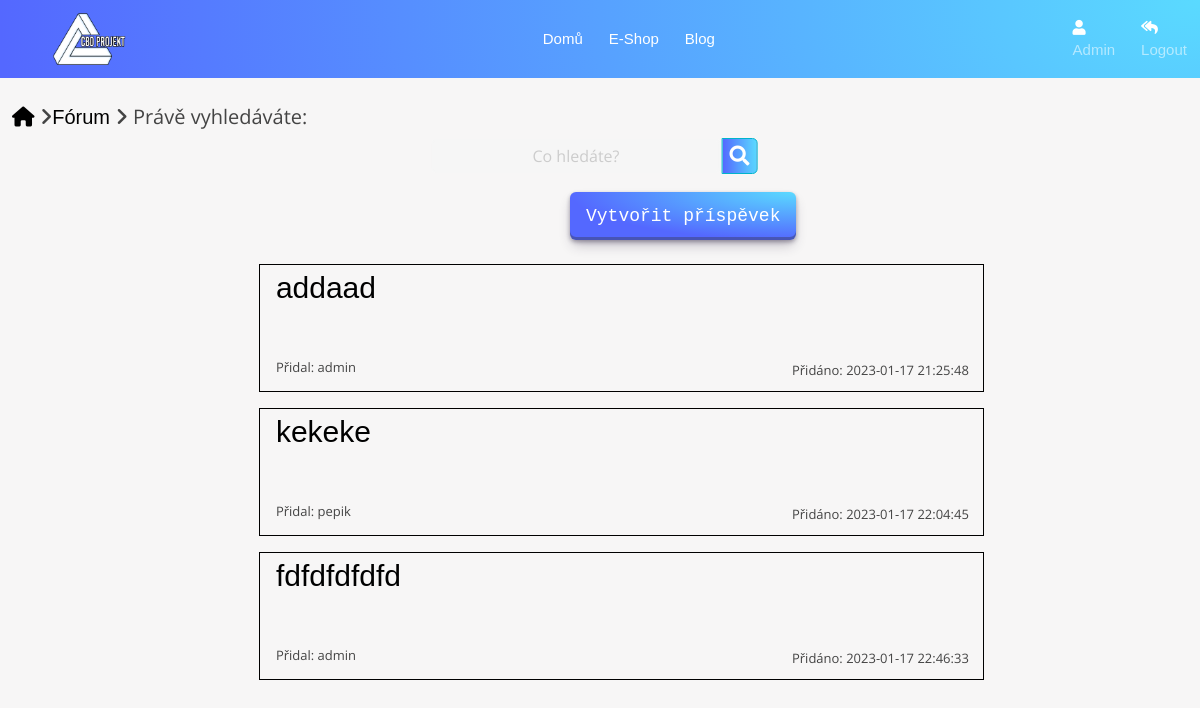
The page /Forum/forum_search.php (signed in) on the database its author committed.
### tables this page shows
CREATE TABLE `forum_post` (
  `id_post` int(11) NOT NULL,
  `id_kategorie` int(11) NOT NULL,
  `nazev_post` varchar(255) NOT NULL,
  `obsah` text NOT NULL,
  `uzivatel` varchar(255) NOT NULL,
  `datum_pridani` datetime NOT NULL DEFAULT current_timestamp() ON UPDATE current_timestamp()
);

### Forum/forum_search.php (the view, shortened to what this page needs)
<?php
$search_term = $_POST['search_term'];
$conn = new mysqli("localhost", "root", "", "eshopfd");
$query = "SELECT forum_post.*, forum_kategorie.nazev FROM forum_post JOIN forum_kategorie ON forum_post.id_kategorie = forum_kategorie.id_kategorie WHERE nazev_post LIKE '%$search_term%' OR forum_kategorie.nazev LIKE '%$search_term%'";
$result = mysqli_query($conn, $query);
?>
<!DOCTYPE html>
<body lang="en">
<head xmlns="http://www.w3.org/1999/html">
    <link rel="stylesheet" href="../css/design.css">
    <link rel="stylesheet" href="../css/forms.css">
    <link rel="stylesheet" href="../css/bootstrap-grid.css">
    <link rel="stylesheet" href="../css/bootstrap.css">
    <link rel="stylesheet" href="https://use.fontawesome.com/releases/v5.7.2/css/all.css"
>
    <link rel="stylesheet" href="../css/design.css">
    <link rel='stylesheet' href='https://cdn.jsdelivr.net/npm/bootstrap@5.0.1/dist/css/bootstrap.min.css'>
    <link rel='stylesheet' href='https://cdnjs.cloudflare.com/ajax/libs/font-awesome/5.15.3/css/all.min.css'>
    <link rel="stylesheet" href="../css/hamburger_menu.css">
    <link rel="stylesheet" href="../css/slideshow.css">
    <link rel="stylesheet" href="../css/komentare.css">
    <link rel="stylesheet" href="../css/produkty.css">
    <link rel="stylesheet" href="../css/navigace.css">
    <link rel="stylesheet" href="../css/forum.css">
    <link rel="stylesheet" href="../css/searchbar.css">
    <link rel="stylesheet" href="../css/forum.css">
</head>
<nav class="navbar navbar-expand-lg navbar-dark bg-purple " style="background-image: radial-gradient(100% 1000% at 100% 0, #5adaff 0, #5468ff 100%);">
    <div class="mx-auto order-1 w-100">
        <a class="navbar-brand mx-lg-5" href="../index.php"><img class="logo" src="../images/Logo.png"> </a>
    </div>
    <div class="navbar-collapse collapse w-100 order-2  dual-collapse2 ">
        <ul class="navbar-nav ml-auto">
            <li class="nav-item">
                <a class="nav-link active" href='../index.php'>Domů</a>
            </li>
            <li class='nav-item'>
                <a class='nav-link active' href='../main.php'>E-Shop</a>
            </li>
            <li class='nav-item'>
                <a class='nav-link active' href='../blog/index.php'>Blog</a>
            </li>
        </ul>
    </div>
    <div class="navbar-collapse collapse w-25  order-3 dual-collapse2" style="position: sticky">
        <ul class="navbar-nav ml-auto">
            <li style='color: white' class="nav-item">
                <?php
                if ($_SESSION['ROLE'] == 'admin') {
                    echo "<a class='nav-link' href='admin/forum_admin.php'><i class='fa fa-user'></i> Admin</a>";
                } else {
                    echo'<a class="nav-link"><i class="fa fa-user"></i> '. $_SESSION['NAME'] .'</a>';
                }
                ?>
            <li class="nav-item">
                <a class='nav-link' href='../logout.php'><i class='fa fa-reply-all'></i> Logout</a>
            </li>
            </li>
        </ul>
    </div>
</nav>
<div class="navigace">
    <a href="../index.php"><i class="fa-solid fa-house"></i></a> <i class="fa-solid fa-angle-right"></i><a href="forum_main.php"> Fórum</a> <i class="fa-solid fa-angle-right"></i>         <?php
    echo "Právě vyhledáváte: $search_term";
    ?>
</div>
<div class="container mt-5">
    <form method="POST" action="forum_search.php">
        <div class="wrap">
            <div class="search">
                <input type="text" name="search_term" class="searchTerm" placeholder="Co hledáte?">
                <button type="submit" class="searchButton">
                    <i class="fa fa-search"></i>
                </button>
            </div>
        </div>
    </form>
    <a href="forum_create.php"><button class="button-29" style="position: relative; left: 33rem">Vytvořit příspěvek</button></a>
    <?php while ($row = mysqli_fetch_assoc($result)) {
    ?>
    <div class="forum_prispevky">
        <a href="forum_post.php?id=<?php echo $row['id_post']?>"
        <div class="titul"><?php echo $row['nazev_post'];?></</div></a>
    <div class="forum_uzivatel">Přidal: <?php echo $row['uzivatel'];?></div>
    <div class="forum_datum">Přidáno: <?php echo $row['datum_pridani'];?></div>
</div>
<?php }?>
</body>
</html>

### css/design.css (style rules this page uses)
a { color: black; text-decoration: none; }
.logo { height: 15%; width: 20%; }

### css/forms.css (style rules this page uses)
body { margin: 0; padding: 0; width: 100%; height: 100%; position: absolute; }
.navbar, navbar-light, navbar-expand-sm { z-index: 1; background-color: #222831; }
.nav-link { color: white; font-size: 0.9em; margin-right: 5px; margin-left: 5px; }
.navbar-brand { color: #ffffff; font-size: 18px; }
.nav-link { font-size: 15px; }
.fa { color: white; }

### css/hamburger_menu.css (style rules this page uses)
body { padding: 0px; margin: 0px; font-size: 20px; font-family: 'Cabin', Sans-serif; }

### css/slideshow.css (style rules this page uses)
* { box-sizing:border-box }

### css/produkty.css (style rules this page uses)
body { font-family: "Poppins", sans-serif; color: #444444; }
a, a:hover { text-decoration: none; color: inherit; }
.button-29 { align-items: center; appearance: none; background-image: radial-gradient(100% 100% at 100% 0, #5adaff 0, #5468ff 100%); border: 0; border-radius: 6px; box-shadow: rgba(45, 35, 66, .4) 0 2px 4px, rgba(45, 35, 66, .3) 0 7px 13px -3px, rgba(58, 65, 111, .5) 0 -3px 0 inset; box-sizing: border-box; color: #fff; cursor: pointer; display: inline-flex; font-family: "JetBrains Mono", monospace; height: 48px; justify-content: center; line-height: 1; list-style: none; overflow: hidden; padding-left: 16px; padding-right: 16px; position: relative; text-align: left; text-decoration: none; transition: box-shadow .15s, transform .15s; user-select: none; -webkit-user-select: none; touch-action: manipulation; white-space: nowrap; will-change: box-shadow, transform; font-size: 18px; bottom:0.5rem; left:0.5rem; }

### css/navigace.css (style rules this page uses)
.navigace { position: relative; top: 3%; left: 1%; width: 50rem; }

### css/forum.css (style rules this page uses)
a { color: #56baed; display:inline-block; text-decoration: none; font-weight: 400; }
input[type=text], input[type=password] { background-color: #f6f6f6; border: none; color: #0d0d0d; padding: 15px; position: relative; right: 6px; text-align: center; text-decoration: none; display: inline-block; font-size: 16px; margin: 5px; width: 100%; border: 2px solid #f6f6f6; -webkit-transition: all 0.5s ease-in-out; -moz-transition: all 0.5s ease-in-out; -ms-transition: all 0.5s ease-in-out; -o-transition: all 0.5s ease-in-out; transition: all 0.5s ease-in-out; -webkit-border-radius: 5px 5px 5px 5px; border-radius: 5px 5px 5px 5px; }
input[type=text]::placeholder { color: #cccccc; }
body { background-color: #f7f6f6 }
.forum_prispevky { border: black 1px solid; max-width: 70%; width: 65%; height: 8rem; position: relative; left: 18%; margin: 1rem; }
.titul { font-size: 30px; position: relative; left: 1rem; }
.forum_uzivatel { font-size: 13px; position: relative; left: 1rem; top: 3rem; }
.forum_datum { font-size: 13px; position: relative; display: flex; top:25%; justify-content: flex-end; align-items: center; right: 2%; }

### css/searchbar.css (style rules this page uses)
body { background: #f2f2f2; font-family: 'Open Sans', sans-serif; }
.search { width: 100%; position: relative; display: flex; }
.searchTerm { width: 100%; border: 3px solid #00B4CC; border-right: none; padding: 5px; height: 20px; border-radius: 5px 0 0 5px; outline: none; color: #9DBFAF; }
.searchButton { width: 40px; height: 36px; border: 1px solid #00B4CC; background-image: radial-gradient(100% 1000% at 100% 0, #5adaff 0, #5468ff 100%); text-align: center; color: #fff; border-radius: 0 5px 5px 0; cursor: pointer; font-size: 20px; position: relative; top: 4px; right: 10px; }
.wrap { width: 30%; position: relative; top: 50%; left: 50%; transform: translate(-50%, -50%); }

### Forum/forum_search.php (style rules this page uses)
a { color: black; font-family: 'Quicksand', sans-serif; }

### rows shown on the page
forum_post: nazev_post "addaad", uzivatel "admin", datum_pridani "2023-01-17 21:25:48"
forum_post: nazev_post "kekeke", uzivatel "pepik", datum_pridani "2023-01-17 22:04:45"
forum_post: nazev_post "fdfdfdfdfd", uzivatel "admin", datum_pridani "2023-01-17 22:46:33"
